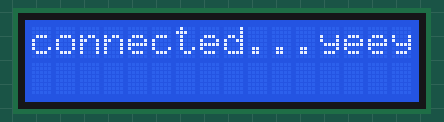
The sketch below on a simulated ESP8266 (NodeMCU). On the bench: 16×2 character LCD. WiFi joins after 1.5 s; servers stay silent unless stated; no MQTT or app messages arrive unless stated; what the sketch prints to the serial monitor is not drawn.

Above: at 1.6 s.
At 4.2 s:
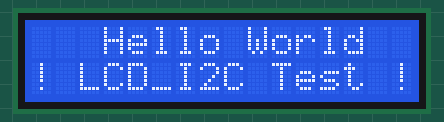
At 7.3 s:
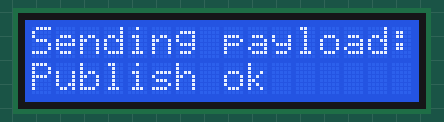

The sketch:

Wifi.ino
```cpp
#include<PubSubClient.h>
#include <LiquidCrystal_I2C.h>
#include <WiFiManager.h>
#include <Wire.h>
#include <LiquidCrystal_I2C.h>
#include <WiFiClient.h>


#define ORG "nbl97v"
#define DEVICE_TYPE "Door_lock"
#define DEVICE_ID "Door_Lock"
#define TOKEN "Kanish@2002"

char server[] = ORG ".messaging.internetofthings.ibmcloud.com";
char publishTopic[] = "iot-2/evt/Distance/fmt/json";
char authMethod[] = "use-token-auth";
char token[] = TOKEN;
char clientId[] = "d:" ORG ":" DEVICE_TYPE ":" DEVICE_ID;


LiquidCrystal_I2C lcd =LiquidCrystal_I2C (0x27, 16, 2);
WiFiManager wm;
WiFiClient wificlient;
PubSubClient client(server, 1883, NULL ,wificlient);

void PublishData(String test) {
  server_connect();
  String payload;
  payload = "{\"Test Data\":";
  payload += "\""+test+"\"";
  payload += "}";
  lcd.clear();
  lcd.setCursor(0,0);
  lcd.print("Sending payload:");
  Serial.println(payload);


  if (client.publish(publishTopic, (char*) payload.c_str())) {
    lcd.setCursor(0,1);
    lcd.print("Publish ok");
  } else {
    lcd.setCursor(0,1);
    lcd.print("Publish failed");
  }

}
void server_connect() {
    lcd.clear();
    if (!client.connected()) {
      lcd.setCursor(0,0);
      lcd.print("Reconnect ");
      lcd.setCursor(11,0);
      lcd.print(server);
      lcd.setCursor(0,1);
      while (!client.connect(clientId, authMethod, token)) {
        lcd.print(".");
        delay(500);
      }
  }
  lcd.clear();
}

void setup() {
    lcd.init();
    lcd.backlight();
    lcd.clear();
    WiFi.mode(WIFI_STA);
    Serial.begin(115200);
    bool res;
    res = wm.autoConnect("ESP8266","esp8266");
    if(!res) {
        lcd.setCursor(0,0);
        lcd.print("Failed to connect");
        delay(2500);
    }
    else {
        lcd.setCursor(0,0);
        lcd.print("connected...yeey :)");
        delay(2500);
    }
    lcd.clear();
    lcd.setCursor(3,0);
    lcd.print("Hello World");
    lcd.setCursor(0,1);
    lcd.print("! LCD_I2C Test !");
    delay(3000);

}

void loop() {
    client.loop();
    lcd.clear();

    lcd.clear();

    PublishData("Test Data");
    delay(1000);
    if (!client.loop()) {
    server_connect();
    }
}
```

Measured:
- what the display in image 0 shows lasts 2.5 s, from 1.6 s to 4.1 s
- what the display in image 1 shows lasts 3.1 s, from 4.1 s to 7.2 s
